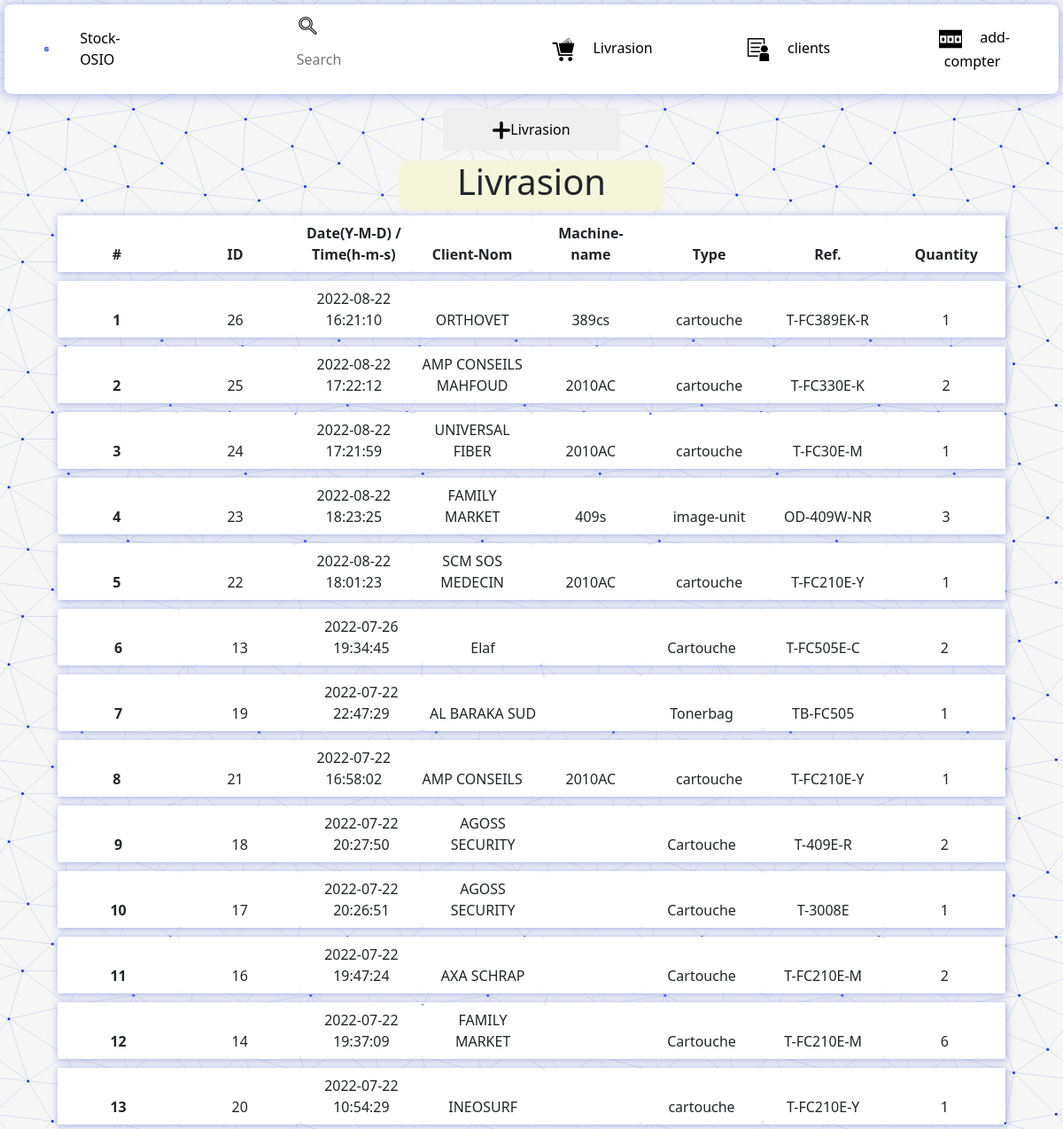
Screenshot of /php/livrasion_list.php with the database file from the repository.
### tables this page shows
CREATE TABLE IF NOT EXISTS `livrasion` (
  `ID` int(11) NOT NULL AUTO_INCREMENT,
  `name` varchar(50) NOT NULL,
  `machine` varchar(50) NOT NULL,
  `type` varchar(11) NOT NULL,
  `ref` varchar(50) NOT NULL,
  `quantity` int(10) NOT NULL,
  `date` date NOT NULL,
  `time` time NOT NULL,
  PRIMARY KEY (`ID`)
);

### php/livrasion_list.php (the view, shortened to what this page needs)
<?php require ("config.php");
include "header.php";
?>
<!DOCTYPE html>
<html lang="en">
<head>
    <link rel= "stylesheet" href="/stockosio/css/dash.css">
    <link rel="stylesheet" href="https://cdn.jsdelivr.net/npm/bootstrap@5.1.0/dist/css/bootstrap.min.css">
</head>
<body>
</html>
<div class="btn">
    <button><img src="/stockosio/img/plus.svg" style="width: 20px !important;"><a href="/stockosio/php/livrasion.php">Livrasion</a></button>
</div>
<?php
    $sql = "SELECT id, date, time, name,machine, ref, type, quantity FROM livrasion ORDER BY date DESC";
    $result = $conn->query($sql);
    if ($result->num_rows==0){?>
        <div class="txt">
            <h1>No data yet</h1>
        </div><?php
    }
    else{?>
        <div class="content-header">
            <section>
                <h1>Livrasion</h1>
            </section>
        </div>
        <div class="content">
            <section>
                <div class="row">
                    <div class="col-md-12">
                        <div class="box box-info">
                            <div class="box-body table-responsive">
                                <table id="" class="table table-bordered table-hover table-striped">
                                    <thead>
                                        <tr>
                                            <th>#</th>
                                            <th>ID</th>
                                            <th>Date(Y-M-D) /<br>Time(h-m-s)</th>
                                            <th>Client-Nom</th>
                                            <th>Machine-name</th>
                                            <th>Type</th>
                                            <th>Ref.</th>
                                            <th>Quantity</th>
                                        </tr>
                                    </thead>
                                </table>
                            </diV>
                        </diV>
                    </diV>
                </diV>
            </section>
        </div>
        <?php $i=1;
        while($row = $result->fetch_array()){?>
            <div class="content">
                <section>
                    <div class="row">
                        <div class="col-md-12">
                            <div class="box box-info">
                                <div class="box-body table-responsive">
                                    <table id="" class="table table-bordered table-hover table-striped">
                                        <thead>
                                            <tr>
                                                <th><?php echo $i;?></th>
                                                <td><?php echo $row['id'];?></td>
                                                <td><?php echo $row['date'];?><br>
                                                    <?php echo $row['time'];?></td>
                                                <td><?php echo $row['name'];?></td>
                                                <td><?php echo $row['machine'];?></td>
                                                <td><?php echo $row['type'];?></td>
                                                <td><?php echo $row['ref'];?></td>
                                                <td><?php echo $row['quantity'];?></td>
                                            </tr>
                                        </thead>
                                    </table>
                                </diV>
                            </diV>
                        </diV>
                    </diV>
                </section>
            </div>
        <?php
        $i++;
    }
}
?>
</body>
</html>

### css/style_hd.css (style rules this page uses)
* { margin: 0; padding: 0; box-sizing: border-box; -webkit-font-smoothing: antialiased; border: none !important; }
body { background-image: url('/stockosio/img/background.svg'); background-repeat: repeat !important; }
table { margin: 0 !important; }
button { min-width: 200px !important; margin: 5px auto !important; font: 2em; text-decoration: none; color: black; padding: 12px 34px; position: relative; cursor: pointer; border-radius: 8px; border: none; }
img { width: -webkit-fill-available !important; }

### css/dash.css (style rules this page uses)
* { box-sizing: border-box; -webkit-font-smoothing: antialiased; }
body { background-size: auto; margin: 0 !important; padding: 0px !important; height: 100vh; font-family: 'Rubik', sans-serif; }
table { margin: auto !important; }
.btn { min-width: 200px !important; display: flex !important; margin: auto !important; }
img { vertical-align: middle; }
.content { padding: 5px; width: 90%; margin: auto !important; }
.content-header { background: beige; width: 25%; height: 57px; margin: auto; border-radius: 10px; }
.content { margin: 10px;; }
table { margin: 10px; }
a { text-decoration: none !important; color: black !important; }
th { background: white !important; border-width: 8px 8px !important; border-color: white !important; max-width: 20px !important; text-align: center !important; border-radius: 5px !important; }
td { background: white !important; border-width: 8px 8px !important; border-color: white !important; max-width: 20px !important; text-align: center !important; border-radius: 5px !important; }
h1 { text-align: center !important; }
.box-info { box-shadow: 1px 1px 8px #9aa7e2 !important; }
button { font: 2em; text-decoration: none; color: black; padding: 12px 34px; position: relative; cursor: pointer; border-radius: 8px; border: none; }
img { width: -webkit-fill-available !important; }

### rows the page displays
livrasion: ID "26", date "2022-08-22", time "16:21:10", name "ORTHOVET", machine "389cs", type "cartouche", ref "T-FC389EK-R", quantity "1"
livrasion: ID "25", date "2022-08-22", time "17:22:12", name "AMP CONSEILS MAHFOUD", machine "2010AC", type "cartouche", ref "T-FC330E-K", quantity "2"
livrasion: ID "24", date "2022-08-22", time "17:21:59", name "UNIVERSAL FIBER", machine "2010AC", type "cartouche", ref "T-FC30E-M", quantity "1"
livrasion: ID "23", date "2022-08-22", time "18:23:25", name "FAMILY MARKET", machine "409s", type "image-unit", ref "OD-409W-NR", quantity "3"
livrasion: ID "22", date "2022-08-22", time "18:01:23", name "SCM SOS MEDECIN", machine "2010AC", type "cartouche", ref "T-FC210E-Y", quantity "1"
livrasion: ID "13", date "2022-07-26", time "19:34:45", name "Elaf", type "Cartouche", ref "T-FC505E-C", quantity "2"
livrasion: ID "19", date "2022-07-22", time "22:47:29", name "AL BARAKA SUD", type "Tonerbag", ref "TB-FC505", quantity "1"
livrasion: ID "21", date "2022-07-22", time "16:58:02", name "AMP CONSEILS", machine "2010AC", type "cartouche", ref "T-FC210E-Y", quantity "1"
livrasion: ID "18", date "2022-07-22", time "20:27:50", name "AGOSS SECURITY", type "Cartouche", ref "T-409E-R", quantity "2"
livrasion: ID "17", date "2022-07-22", time "20:26:51", name "AGOSS SECURITY", type "Cartouche", ref "T-3008E", quantity "1"
livrasion: ID "16", date "2022-07-22", time "19:47:24", name "AXA SCHRAP", type "Cartouche", ref "T-FC210E-M", quantity "2"
livrasion: ID "14", date "2022-07-22", time "19:37:09", name "FAMILY MARKET", type "Cartouche", ref "T-FC210E-M", quantity "6"
livrasion: ID "20", date "2022-07-22", time "10:54:29", name "INEOSURF", type "cartouche", ref "T-FC210E-Y", quantity "1"
